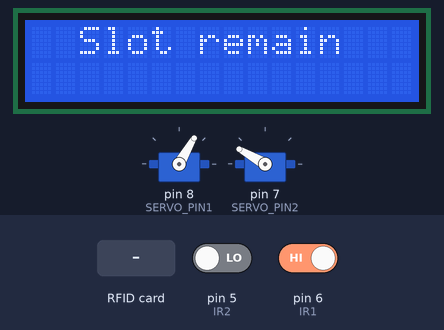
A sketch run on a simulated Arduino Uno, built with avr-gcc and run on an emulated ATmega328P. On the bench: 16×2 character LCD, 2 × servo. The test bench sets the inputs (shaded band); at power-on: pin 5 (IR2) LOW, pin 6 (IR1) HIGH. What the sketch prints to the serial monitor is not drawn.

Above: at 0.13 s.
At 1.3 s:
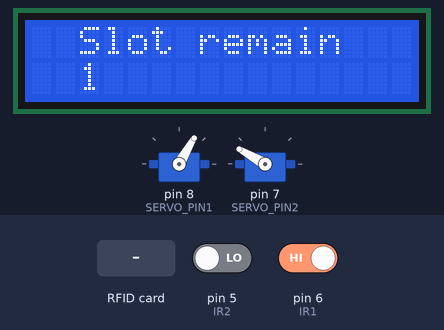
1.4 s: pin 5 (IR2) driven HIGH
At 2.1 s:
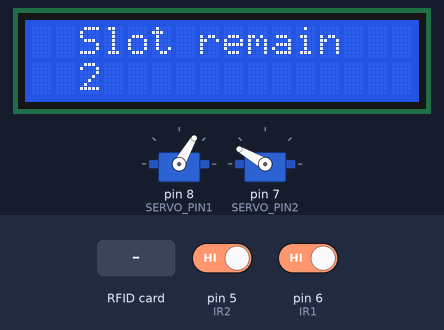
2.9 s: RFID card 5E 7A 19 C4 held to the reader
Timing chart, 0 to 5.9 s (numbered marks = the images above; inputs shaded):
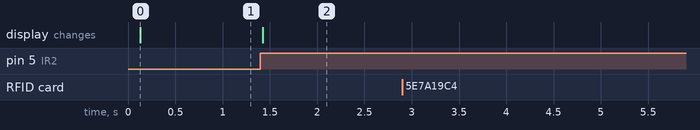

The sketch:

ParkingSystem.ino
```cpp
#include <SPI.h>
#include <MFRC522.h>
#include <Servo.h>
#include <Wire.h>
#include <LiquidCrystal_I2C.h>

LiquidCrystal_I2C lcd(0x27,16,2);
// Pin definitions
#define RST_PIN 9
#define SS_PIN 10
#define SERVO_PIN1 8
#define SERVO_PIN2 7
#define IR1 6
#define IR2 5


// Instances
MFRC522 mfrc522(SS_PIN, RST_PIN); // Create MFRC522 instance
Servo myservo1;
Servo myservo2;

// Key for RFID authentication
MFRC522::MIFARE_Key key;

// Block number to read/write
int blockNum = 2;
int value;

// Buffers for RFID data
byte blockData[16] = {'1'}; // Data to write (initialize with '1')
byte readBlockData[18]; // Buffer to read data into
byte bufferLen = 18; // Buffer length for reading data

MFRC522::StatusCode status;

void setup() {
  lcd.init();
  lcd.backlight();
  lcd.setCursor(2,0);
  lcd.print("Slot remain");
  ///
  pinMode(IR1, INPUT); // IR Sensor pin INPUT
  pinMode(IR2, INPUT); // IR Sensor pin INPUT

  // Initialize servo
  myservo1.attach(SERVO_PIN1);
  myservo2.attach(SERVO_PIN2);

  myservo1.write(60); // Initial position
  myservo2.write(150); // Initial position

  // Initialize Serial
  Serial.begin(9600);
  while (!Serial); // Wait for Serial to be ready (for ATMEGA32U4 boards)

  // Initialize SPI and MFRC522
  SPI.begin();
  mfrc522.PCD_Init();
  delay(4); // Optional delay after initialization

  //


}

void loop() {
  display();
  // Initialize RFID key
  for (byte i = 0; i < 6; i++) {
    key.keyByte[i] = 0xFF;
  }
  // Look for new cards

  // Check for new card presence and read its serial number
  if (mfrc522.PICC_IsNewCardPresent() && mfrc522.PICC_ReadCardSerial()) {
    Serial.println("\nReading from Data Block...");
    ReadDataFromBlock(blockNum, readBlockData);

    // Print the data read from block
    Serial.println();
    for (int j = 0; j < 16; j++) {
      Serial.write(readBlockData[j]);
    }
    Serial.println();

    // Convert the first byte to an integer
    memcpy(&value, &readBlockData[0], sizeof(byte));
    Serial.println(value);

    // Check specific data in the block and open gate if condition met
    if (value == 49) { // ASCII code for '1'
      opengate(SERVO_PIN1);
      blockData[0] = '0'; // Set to '0'
      WriteDataToBlock(blockNum, blockData);
    }
    if (value == 48) { // ASCII code for '0'
      opengate(SERVO_PIN2);
      blockData[0] = '1'; // Set to '1'
      WriteDataToBlock(blockNum, blockData);
    }

    mfrc522.PCD_Reset();
    delay(3000);
    SPI.begin();
    mfrc522.PCD_Init();
  }
  else{
    return;
  }
}

void entrygate()
{

}

void opengate(int Servopin) {
  if (Servopin == SERVO_PIN1) {
    myservo1.write(150);
    delay(1000); // Delay to prevent multiple reads
    myservo1.write(60);
    delay(1000); // Delay to prevent multiple reads
  } else {
    myservo2.write(60);
    delay(1000); // Delay to prevent multiple reads
    myservo2.write(150);
    delay(1000); // Delay to prevent multiple reads
  }
}

void ReadDataFromBlock(int blockNum, byte readBlockData[]) {
  // Authenticate desired block using Key A
  byte status = mfrc522.PCD_Authenticate(MFRC522::PICC_CMD_MF_AUTH_KEY_A, blockNum, &key, &(mfrc522.uid));
  if (status != MFRC522::STATUS_OK) {
    Serial.print("Authentication failed for Read: ");
    Serial.println(mfrc522.GetStatusCodeName(status));
    return;
  }
  Serial.println("Authentication success");

  // Read data from the block
  status = mfrc522.MIFARE_Read(blockNum, readBlockData, &bufferLen);
  if (status != MFRC522::STATUS_OK) {
    Serial.print("Reading failed: ");
    Serial.println(mfrc522.GetStatusCodeName(status));
    return;
  }
  Serial.println("Block was read successfully");
}

void WriteDataToBlock(int blockNum, byte blockData[]) {
  // Authenticate desired block using Key A
  status = mfrc522.PCD_Authenticate(MFRC522::PICC_CMD_MF_AUTH_KEY_A, blockNum, &key, &(mfrc522.uid));
  if (status != MFRC522::STATUS_OK) {
    Serial.print("Authentication failed for Write: ");
    Serial.println(mfrc522.GetStatusCodeName(status));
    return;
  } else {
    Serial.println("Authentication success");
  }

  // Write data to the block
  status = mfrc522.MIFARE_Write(blockNum, blockData, 16);
  if (status != MFRC522::STATUS_OK) {
    Serial.print("Writing to Block failed: ");
    Serial.println(mfrc522.GetStatusCodeName(status));
    return;
  } else {
    Serial.println("Data was written into Block successfully");
  }
}

void display() {
  int slot = 2; // Initial slot number

  // Check the state of IR sensors
  int sensor1 = digitalRead(IR1); // Read the state of IR sensor 1
  int sensor2 = digitalRead(IR2); // Read the state of IR sensor 2

  // Update slot number based on sensor inputs
  if (sensor1 == LOW && sensor2 == HIGH) {
    // Both sensors detect an object, decrement the slot number
    slot--;
    }
  if (sensor1 == HIGH && sensor2 == LOW) {
    // Both sensors detect an object, decrement the slot number
    slot--;
  } else if (sensor1 == LOW && sensor2 == LOW) {
    // Both sensors do not detect an object, increment the slot number
    slot = 0;
  }

  // Print the updated slot number on the LCD display
  lcd.setCursor(2, 1); // Set cursor position to the second row
  lcd.print(slot); // Print the slot number
}
```

Measured:
- after the input at 1.4 s, the display: changes at once (image 2)
- after the input at 2.9 s, every drawn part: stays the same
